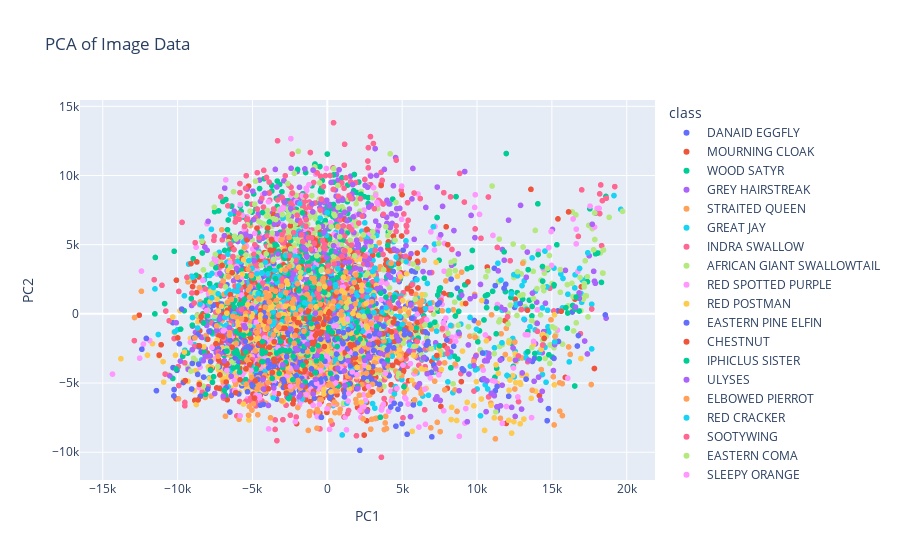

The cell this chart's notebook holds for it:
### Code cell
titles = [f'image {i+1}' for i in range(len(images))]
df_pca = pd.DataFrame(components, columns=['PC1', 'PC2'])
df_pca['title'] = titles
df_pca['class'] = class_labels

fig = px.scatter(df_pca, x='PC1', y='PC2', color='class', hover_name='title', title='PCA of Image Data')
fig.show()
